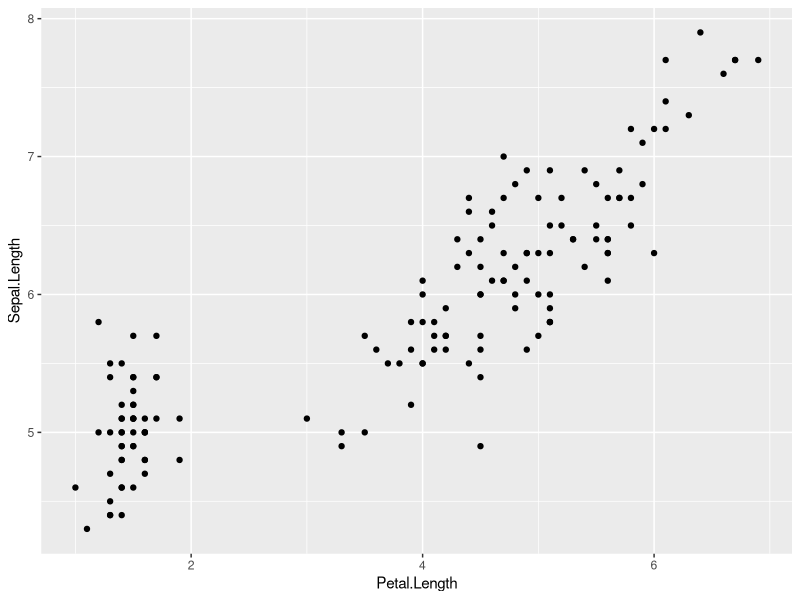

This chart was generated by the following R code: (Note: this script raises an error after producing the figure.)
# Домашнее задание № 9
# Вариант 2: работает с видом “versicolor”
# Во всех случаях надо построить линейную модель, описывающую связь между двумя частями цветка у растений рода Iris. Нужно выяснить как зависит Sepal.Length от Petal.Length (не перепутайте!) у того вида, который будет у вашего варианта.
  
  #Построить график в виде точечной диаграммы.
# Построить линейную модель.
# Проверить условия применимости модели.
# Оценить наличие/отсуствие статистической значимости связи между переменной-откликом и переменной-предиктором.
# Дать трактовку полученным результатам.
# Построить линию регрессии с 95% доверительной областью (это необходимо наложить на точечный график, построенный в п. 1).
# Предсказать чему будет равно значение переменной отклика, если взять величину переменной-предиктора равной значениям 30% и 99% ее перцентилей.

data(iris)
head(iris)

library(dplyr)

df <- iris %>%
  filter(Species == "versicolor")

library(ggplot2)
versi_plot <- 
  ggplot(data = iris, aes(x = Petal.Length, y = Sepal.Length)) +
  geom_point()
versi_plot
# на точечном графике чем выше х, тем выше у, то есть связь есть вроде как

cor(df$Petal.Length, df$Sepal.Length) # проверяем корреляцию
cor(x = df$Petal.Length, y = df$Sepal.Length, method = "spearman")
# Положительная корреляция r - > 0 чем больше х (предиктор/ независимая переменная, тем больше у)
# вроверка статистической значимости
cor.test(x = df$Petal.Length, y = df$Sepal.Length)

# p-value = 2.586e-10 итак пи вэлью больше 0.05 (о ноу), тогда нулевая гипотеза не идёт лесом
# а если с пирсоном
cor(x = df$Petal.Length, y = df$Sepal.Length, method = "pearson")
# всё равно не отвергаем

ver_model <- lm(Sepal.Length ~ Petal.Length, df) # строим модельку
p <- quantile(df$Petal.Length, c(0.3, 0.99))
predict(model, newdata = data.frame(Petal.Length = p))

versi_plot <- 
  ggplot(data = iris, aes(x = Petal.Length, y = Sepal.Length)) +
  geom_point() +
  geom_smooth(method = "lm")  # добавляем линию регрессии

versi_plot

# Статистически значимой линейной связи между признаками не обнаружено (p > 0.05).
